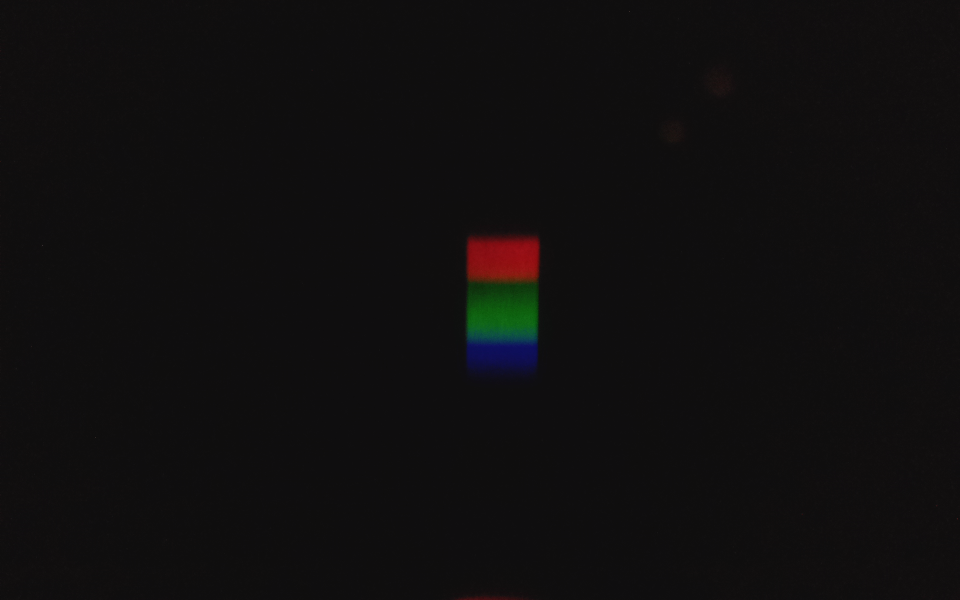
#> input picture lab3-Albedo/filament_blue_11.png, 1920 x 1200 px, given in place of mercury_white_(1).png, which was not available (shown at 1/2 size)
$ python lightProcessing.py
#> lines starting #> are read from the running program, lines starting #| are printed output that depends on the picture; pictures that were not available may be replaced by others from this repository, and a replacement may not be noted
### lab3-Albedo/lightFunctions.py
#!/usr/bin/python3
import numpy as np
import matplotlib.pyplot as plt
import imageio.v3 as iio
from cycler import cycler

def readIntensity(photoName, plotName, lamp, surface):
    """
        photoName: image name of data to process
        plotName: image name of where to save data to
        lamp: lamp type (showed on the resulting graph)
        surface: surface color (showed on the resulting graph)
        RETURNS
        np.ndarray
    """
#> called with photoName = 'lab3-Albedo/mercury_white_(1).png', lamp = 'mercury', surface = 'white'
    photo = iio.imread(photoName)
#> photo is the input picture: shape (1200, 1920, 4); mean R, G, B, A 16.1, 14.7, 15, 255
    background = photo[425:825, 800:1100, 0:3].swapaxes(0, 1)  # Cut the pic and 90def clockwise rotation.
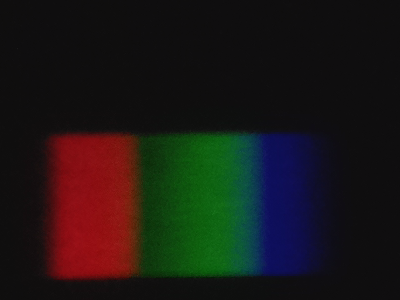
#> background: shape (300, 400, 3); mean R, G, B 27.4, 24.2, 21.6

    cut = photo[425:825, 800:1100, 0:3].swapaxes(0, 1)

    ### HANDLE INCORRECT IMAGES:
    # If rgb of pixel is less than (15, 15, 15), then rgb = (0, 0, 0)
    with np.nditer(cut, op_flags=['readwrite']) as it:
      for x in it:
        if x < 25:
          x[...] = 0
#> this loop made 360000 passes
    ### Remove the part above if you want to recreate original behavior (i.e. "RAW")

    rgb = np.mean(cut, axis=(0))
#> rgb = 400 rows, first 8: [0, 0, 0], [0, 0, 0], [0, 0, 0], [0, 0, 0], [0, 0, 0], [0, 0, 0], [0, 0, 0], [0, 0, 0]
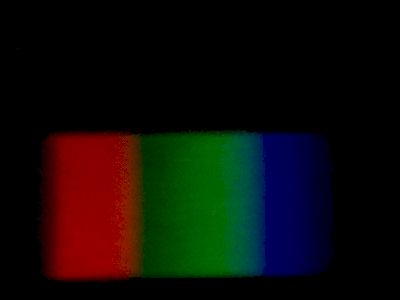
#> cut: shape (300, 400, 3); mean R, G, B 14.3, 12.2, 8.2

    luma = 0.2989 * rgb[:, 0] + 0.5866 * rgb[:, 1] + 0.1144 * rgb[:, 2]
#> luma = 400 values, max 29.35 at index 227, min 0 at index 0, mean 12.37

    # Set rc 'axes' to prop_cycle, now the property 'color' will cycle through 'r', 'g', 'b'
    plt.rc('axes', prop_cycle=( cycler('color', ['r', 'g', 'b']) ) )

    fig, ax = plt.subplots(figsize=(10, 5), dpi=200)

    ax.set_title(f'Интенсивность отражённого излучения\n {lamp} / {surface}')
    ax.set_xlabel('Относительный номер пикселя')
    ax.set_ylabel('Яркость')

    ax.grid('--')
    ax.plot(rgb, label=['r', 'g', 'b'])
    ax.plot(luma, 'w', label='I')
    ax.legend()

    ax.imshow(background, origin='lower')

    plt.savefig(plotName)
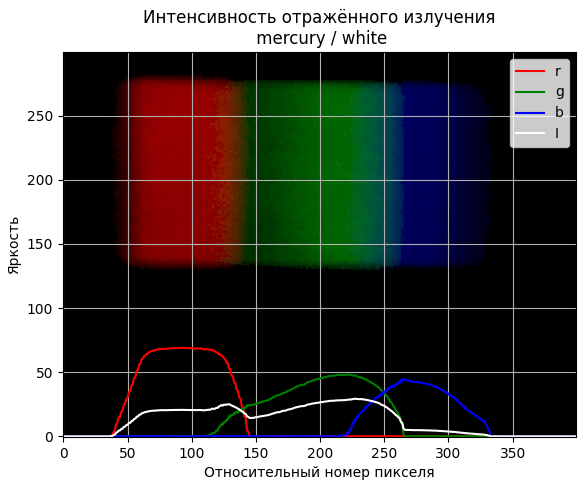
#> figure drawn by matplotlib, 1 panel

    return luma

### lab3-Albedo/lightProcessing.py
#!/usr/bin/python3
import numpy as np
import lightFunctions as liFu
import matplotlib.pyplot as plt

photoNames =  [ "lab3-Albedo/mercury_white_(1)",
                "lab3-Albedo/filament_blue_11",
                "lab3-Albedo/filament_green_11",
                "lab3-Albedo/filament_red_11",
                "lab3-Albedo/filament_white_11",
                "lab3-Albedo/filament_yellow_11" ]

### Считывание интенсивностей и сохранение графиков ###
intensities = []
for name in photoNames:
    begin_idx = name.find('/')
    lamp_end_idx = name.find('_', begin_idx)
    color_end_idx = name.find('_', lamp_end_idx + 1)
    lamp_type = name[begin_idx + 1:lamp_end_idx]
    color_type = name[lamp_end_idx + 1:color_end_idx]

    inten = liFu.readIntensity(f'{name}.png', f"{name}_G_COOKED.png", f"{lamp_type}", f"{color_type}")
#> inten has the same summary as luma in readIntensity
#> pass 3 of the loop `for name in photoNames:`:
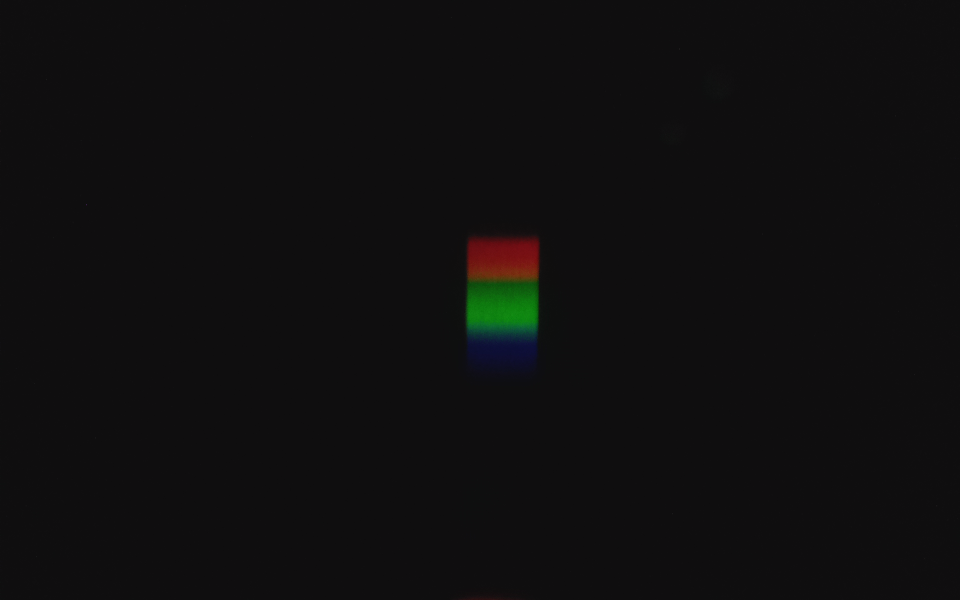
#> input picture lab3-Albedo/filament_green_11.png, 1920 x 1200 px, found by its file name (shown at 1/2 size)
#> in readIntensity, photo is the input picture: shape (1200, 1920, 4); mean R, G, B, A 15.5, 14.7, 15.2, 255
#> the loop in readIntensity (call 3), `for x in it:` made 360000 passes
#> in readIntensity (call 3), `rgb = np.mean(cut, axis=(0))`:
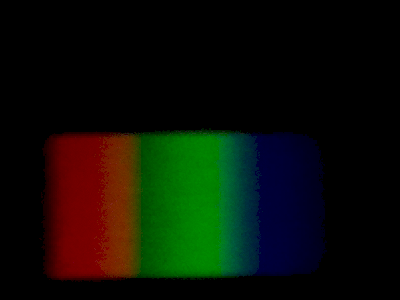
#> cut: shape (300, 400, 3); mean R, G, B 11.4, 15.9, 5.6
#> luma = 400 values, max 37.12 at index 203, min 0 at index 0, mean 13.39
#> in readIntensity (call 3), `plt.savefig(plotName)`:
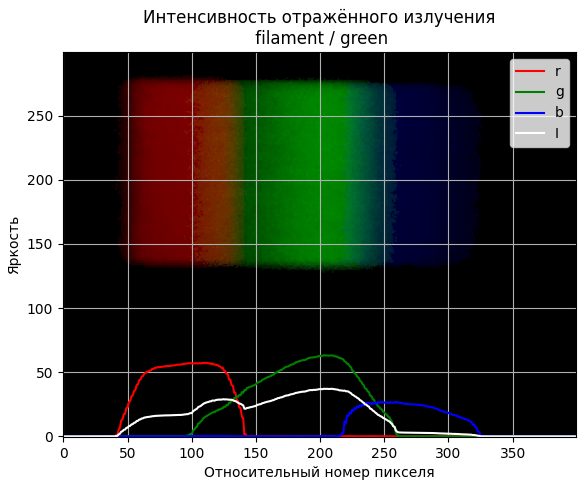
#> figure drawn by matplotlib, 1 panel
#> inten has the same summary as luma in readIntensity
#> (the run stopped early here; a loop or call above may not have finished)
